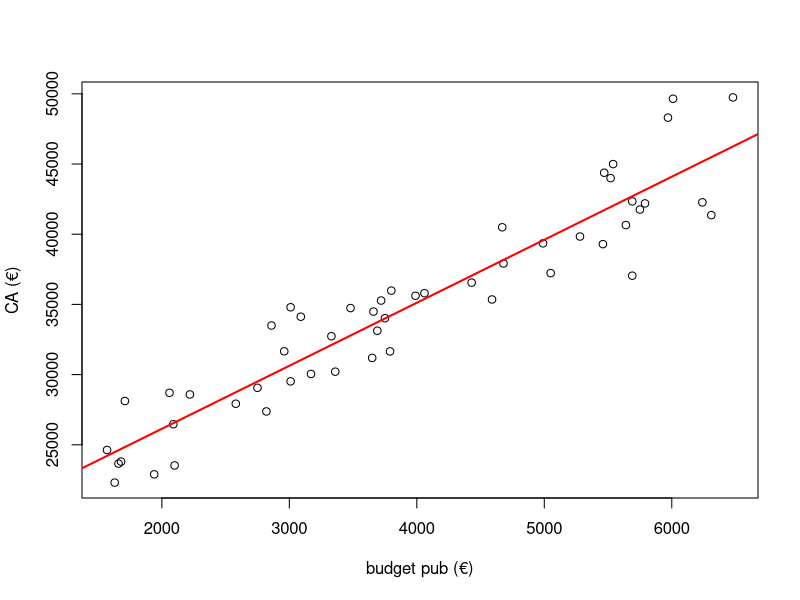
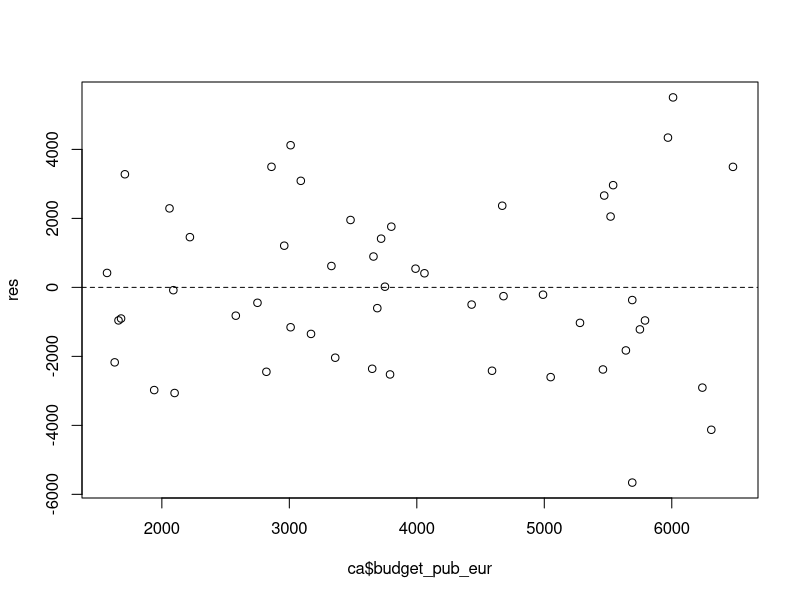
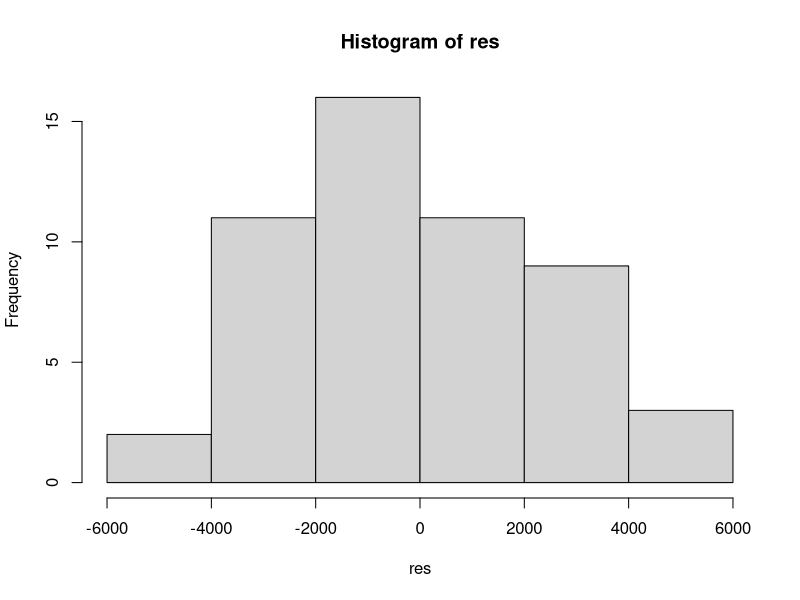
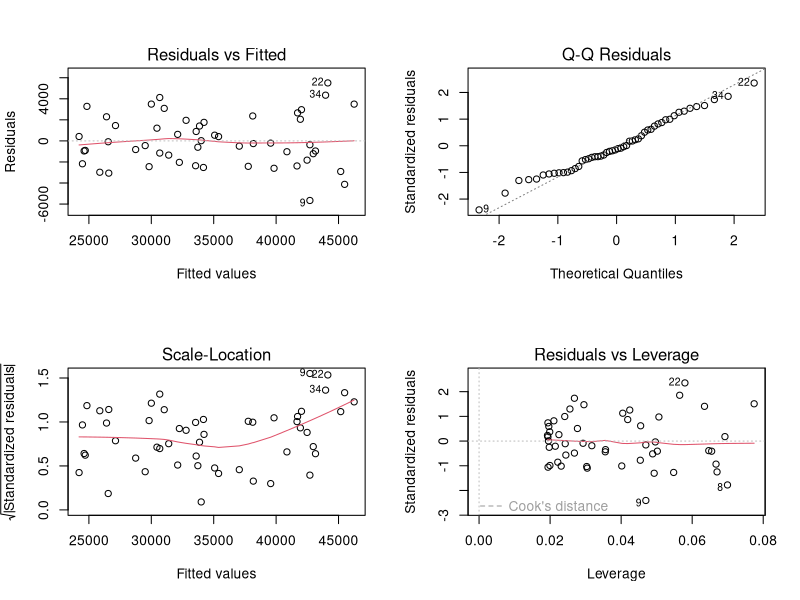

Reproduce these figures in R, in order.
# Fil rouge, étape 3 : modéliser et prévoir

ca <- read.csv2("medias/filRouge/caHebdo.csv", fileEncoding = "UTF-8-BOM")
head(ca)

# le nuage et la droite
plot(chiffre_affaires_eur ~ budget_pub_eur, data = ca, xlab = "budget pub (€)", ylab = "CA (€)")
modele <- lm(chiffre_affaires_eur ~ budget_pub_eur, data = ca)
abline(modele, col = "red", lwd = 2)

# lire le modèle
summary(modele)        # (Intercept) 17165, pente 4.49 (erreur standard 0.23, p < 2e-16), R² 0.886, sres 2410
confint(modele)        # pente entre 4.03 et 4.95 à 95 %
cor(ca$budget_pub_eur, ca$chiffre_affaires_eur)   # r = 0.94, et r² = R²

# les résidus : on veut ne rien voir
res <- residuals(modele)
plot(ca$budget_pub_eur, res); abline(h = 0, lty = 2)   # pas de courbure, pas d'éventail
hist(res)
shapiro.test(res)      # p = 0.74 : compatible avec une loi normale
sd(res)                # ≈ 2410 : l'erreur typique sur une semaine
par(mfrow = c(2, 2)); plot(modele); par(mfrow = c(1, 1))   # les 4 graphiques de diagnostic

# prévoir à 6 000 €
nouveau <- data.frame(budget_pub_eur = c(3000, 6000))
predict(modele, nouveau)                              # 30 631 et 44 097
predict(modele, nouveau, interval = "confidence")     # CA moyen des semaines à ce budget : [42 935 ; 45 258]
predict(modele, nouveau, interval = "prediction")     # le CA d'UNE semaine : [39 119 ; 49 075]

# Q1 : +4,49 € de CA par euro de pub (4,03 à 4,95) ; 17 165 € à budget nul, hors plage observée.
#      Association sur 52 semaines, pas une preuve de cause (la saison peut tirer les deux).
# Q2 : 89 % de la variabilité du CA suit le budget ; le reste (sres 2 410 €) vient d'ailleurs.
# Q3 : résidus sans structure : le modèle linéaire tient.
# Q4 : 44 100 € en moyenne ; une semaine donnée entre 39 100 et 49 100 €.
# Q5 : 12 000 € est hors de la plage ajustée (1 570 à 6 480 €) : on refuse d'extrapoler.
range(ca$budget_pub_eur)
# Q6 : « confidence » = où est la droite (se resserre avec n) ; « prediction » = où tombera la semaine
#      (ne descend jamais sous ± 2 sres).
